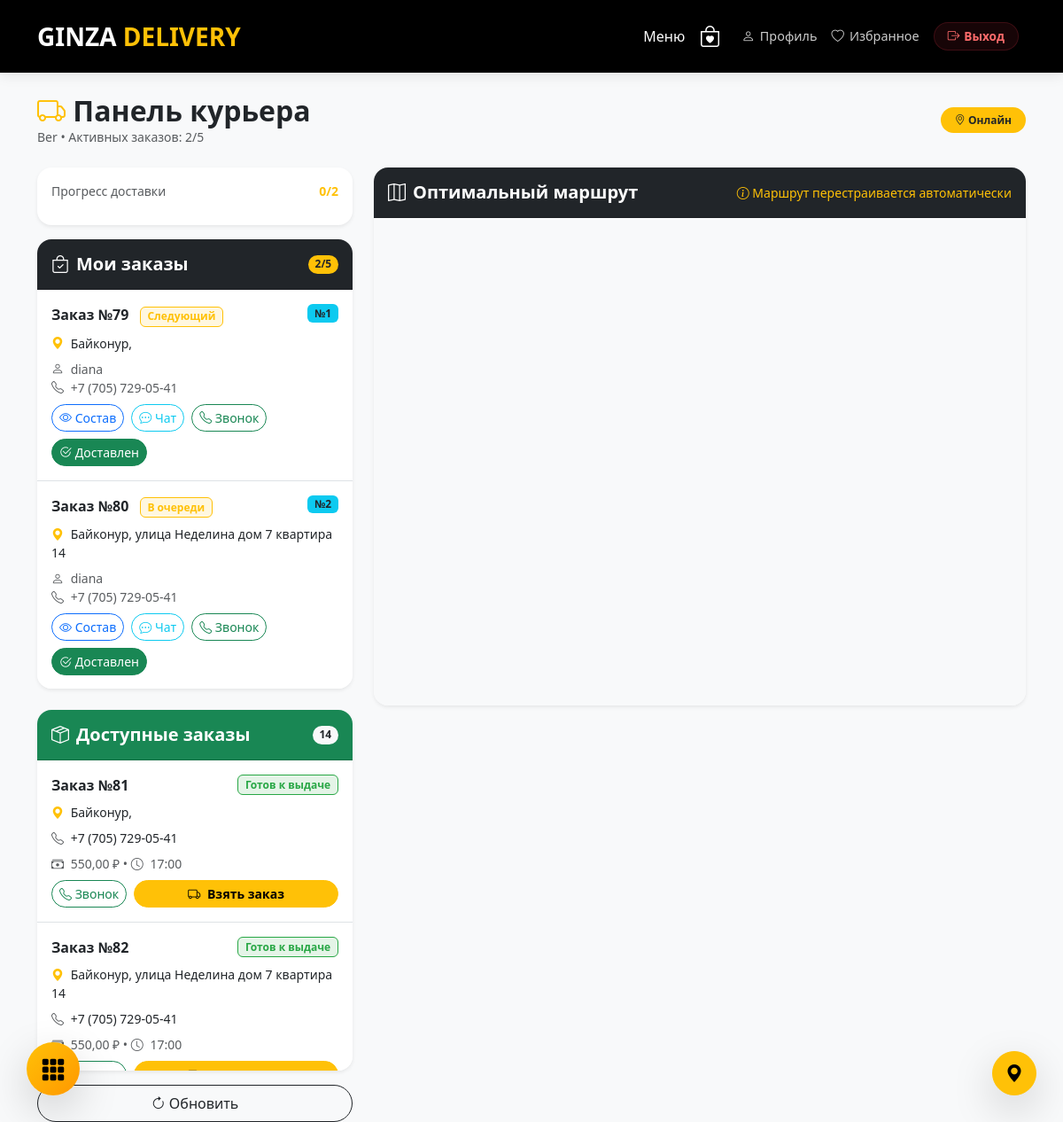
The page /courier/map/ (signed in) on the database as committed earlier.
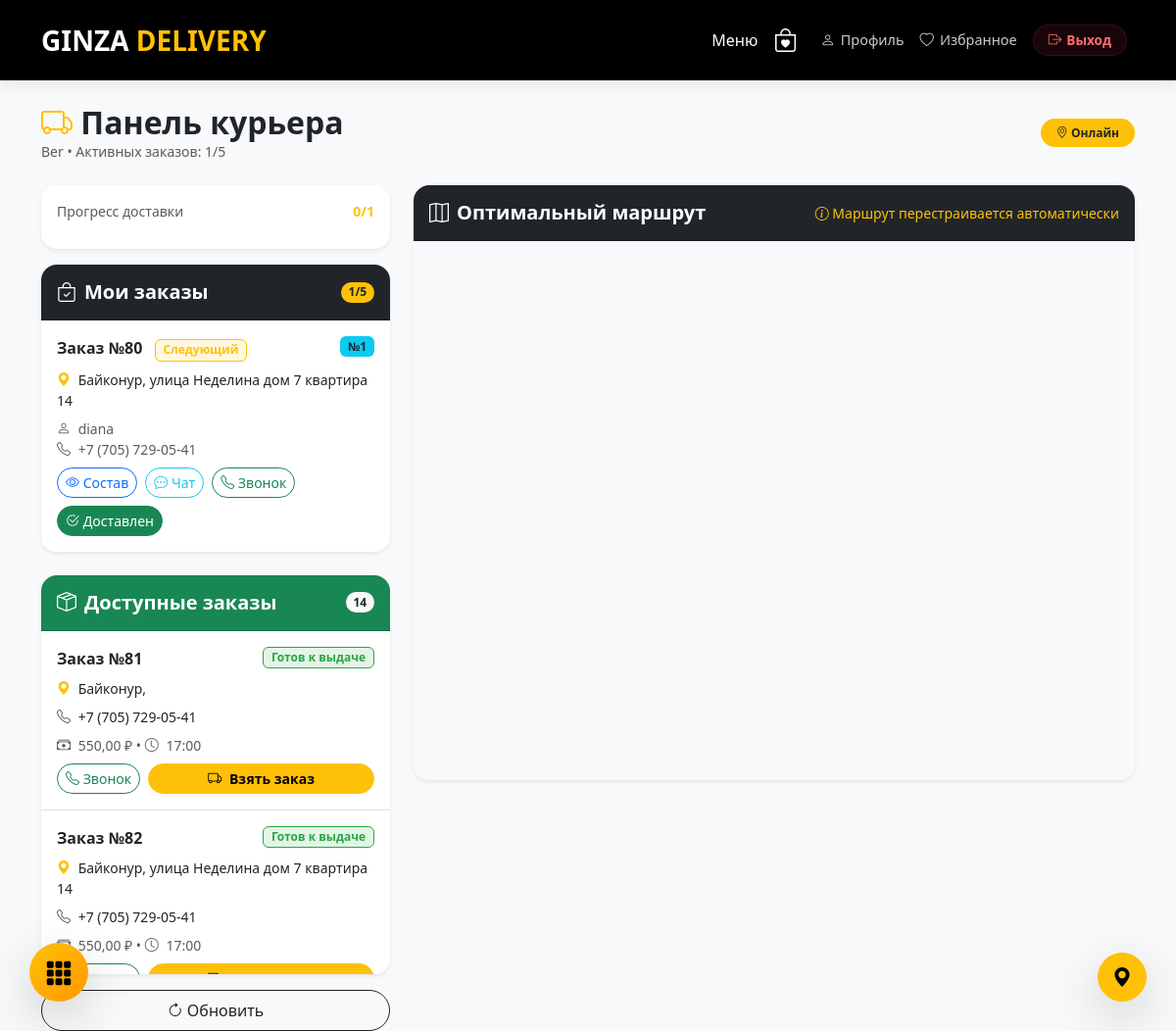
The same page on the database as committed later.
### main/models.py (models this page shows, shortened)
class Order(models.Model):
    STATUS_CHOICES = [
        ('new', 'Новый'),
        ('cooking', 'Готовится'),
        ('ready', 'Готов к выдаче'),
        ('delivering', 'В пути'),
        ('completed', 'Завершен'),
        ('cancelled', 'Отменен')
    ]
    user = models.ForeignKey(User, on_delete=models.CASCADE, related_name='orders')
    courier = models.ForeignKey(
        User,
        on_delete=models.SET_NULL,
        null=True,
        blank=True,
        related_name='deliveries',
        verbose_name="Назначенный доставщик"
    )
    address = models.CharField('Адрес доставки', max_length=500)
    phone = models.CharField('Телефон', max_length=20)
    payment_method = models.CharField('Способ оплаты', max_length=20)
    total_price = models.DecimalField('Общая сумма', max_digits=10, decimal_places=2)
    points_used = models.IntegerField(default=0)
    status = models.CharField('Статус', max_length=20, choices=STATUS_CHOICES, default='new')
    created_at = models.DateTimeField(auto_now_add=True)
    is_operator_viewed = models.BooleanField(default=False, verbose_name="Оператор просмотрел")   # ОДИН РАЗ
    delivery_order_index = models.PositiveSmallIntegerField("Порядок в маршруте", default=0)
    payment_id = models.CharField('ID транзакции ЮKassa', max_length=255, null=True, blank=True)
    is_paid = models.BooleanField('Оплачено', default=False)
    fiscal_fd = models.CharField('Номер ФД', max_length=20, null=True, blank=True)
    fiscal_fp = models.CharField('Фискальный признак ФП', max_length=20, null=True, blank=True)
    fiscal_fn = models.CharField('Номер ФН', max_length=30, null=True, blank=True)
    fiscal_kkt = models.CharField('Имя ККТ', max_length=100, null=True, blank=True)
    delivery_time = models.DateTimeField(
        verbose_name="Желаемое время доставки",
        null=True, blank=True,
        help_text="Выберите дату и время, когда вам удобно получить заказ"
    )
    lat = models.FloatField("Широта адреса доставки", null=True, blank=True, help_text="Автоматически определятся при создании заказа")
    lng = models.FloatField("Долгота адреса доставки", null=True, blank=True)
    route_order = models.PositiveSmallIntegerField(
        "Порядок в оптимальном маршруте",
        default=0,
        help_text="Рассчитывается автоматически для курьера"
    )
    class Meta:
        verbose_name = 'Заказ'
        verbose_name_plural = 'Заказы'
        indexes = [
            models.Index(fields=['status', 'courier', 'route_order']),
        ]

class Profile(models.Model):
    ROLE_CHOICES = [
        ('client', 'Клиент'),
        ('courier', 'Доставщик'),
    ]
    user = models.OneToOneField(User, on_delete=models.CASCADE, verbose_name="Пользователь")
    role = models.CharField("Роль", max_length=10, choices=ROLE_CHOICES, default='client')
    phone = models.CharField(max_length=20, blank=True, null=True, verbose_name="Телефон")
    address = models.TextField(blank=True, null=True, verbose_name="Основной адрес доставки")
    points = models.IntegerField(default=0, verbose_name="Бонусные баллы")
    is_online = models.BooleanField(default=False, verbose_name="Онлайн")
    last_lat = models.FloatField(null=True, blank=True)
    last_lng = models.FloatField(null=True, blank=True)
    last_updated = models.DateTimeField(null=True, blank=True)
    class Meta:
        verbose_name = 'Профиль'
        verbose_name_plural = 'Профили'

### main/views.py (the view)
# urls.py: path('courier/map/', views.courier_map, name='courier_map'),
def courier_map(request):
    if not request.user.is_authenticated or request.user.profile.role != 'courier':
        return redirect('profile')
    my_orders = Order.objects.filter(courier=request.user, status='delivering').order_by('route_order', 'created_at')
    available_orders = Order.objects.filter(status='ready', courier__isnull=True).order_by('created_at')
    delivered_count = Order.objects.filter(
        courier=request.user,
        status='completed',
        created_at__date=timezone.now().date()
    ).count()
    return render(request, 'main/courier_map.html', {
        'my_orders': my_orders,
        'available_orders': available_orders,
        'delivered_count': delivered_count
    })

### main/templates/main/courier_map.html (shortened to what the changed rows need)
{% extends 'base.html' %}
{% load static %}
{% block content %}
<div class="container mt-4">
    <div class="d-flex justify-content-between align-items-center mb-4">
        <div>
            <h2 class="fw-bold mb-0"><i class="bi bi-truck text-warning"></i> Панель курьера</h2>
            <p class="text-muted small mb-0">{{ request.user.username }} • Активных заказов: {{ my_orders|length }}/5</p>
        </div>
    </div>
    <div class="row g-4">
        <div class="col-md-4">
            {% if my_orders %}
            <div class="card shadow-sm border-0 rounded-4 mb-3">
                <div class="card-body p-3">
                    <div class="d-flex justify-content-between mb-2">
                        <small class="text-muted">Прогресс доставки</small>
                        <small class="fw-bold text-warning">{{ delivered_count }}/{{ my_orders|length }}</small>
                    </div>
                </div>
            </div>
            {% endif %}
            <div class="card shadow-sm mb-4 border-0 rounded-4 overflow-hidden">
                <div class="card-header bg-dark text-white d-flex justify-content-between align-items-center py-3">
                    <h5 class="mb-0 fw-bold"><i class="bi bi-bag-check me-2"></i>Мои заказы</h5>
                    <span class="badge bg-warning text-dark rounded-pill">{{ my_orders|length }}/5</span>
                </div>
                <div class="list-group list-group-flush" style="max-height: 450px; overflow-y: auto;">
                    {% for order in my_orders %}
                    <div class="list-group-item order-card p-3" onclick="selectOrder({{ order.id }})">
                        <div class="d-flex justify-content-between align-items-start mb-2">
                            <div>
                                <span class="fw-bold">Заказ №{{ order.id }}</span>
                                <span class="badge status-delivering ms-2">
                                    {% if forloop.first %}Следующий{% else %}В очереди{% endif %}
                                </span>
                            </div>
                            <span class="badge bg-info text-dark">№{{ forloop.counter }}</span>
                        </div>
                        <p class="small mb-2 text-dark">
                            <i class="bi bi-geo-alt-fill text-warning me-1"></i> {{ order.address|truncatechars:50 }}
                        </p>
                        <p class="small text-muted mb-2">
                            <i class="bi bi-person me-1"></i> {{ order.user.username }}<br>
                            <i class="bi bi-telephone me-1"></i>
                            <a href="tel:{{ order.user.profile.phone|default:order.phone|cut:' '|cut:'('|cut:')'|cut:'-' }}" class="text-decoration-none text-muted">
                                {{ order.user.profile.phone|default:order.phone }}
                            </a>
                        </p>
                        <div class="d-flex gap-2 mt-2 flex-wrap">
                            <button class="btn btn-sm btn-outline-primary rounded-pill" onclick="event.stopPropagation(); showOrderDetails({{ order.id }})">
                                <i class="bi bi-eye"></i> Состав
                            </button>
                            <button class="btn btn-sm btn-outline-info rounded-pill" onclick="event.stopPropagation(); openChat({{ order.id }}, '{{ order.user.username|escapejs }}')">
                                <i class="bi bi-chat-dots"></i> Чат
                            </button>
                            <a href="tel:{{ order.user.profile.phone|default:order.phone|cut:' '|cut:'('|cut:')'|cut:'-' }}" class="btn btn-sm btn-outline-success rounded-pill" onclick="event.stopPropagation()">
                                <i class="bi bi-telephone"></i> Звонок
                            </a>
                            <form action="{% url 'courier_complete_order' order.id %}" method="post" class="d-inline" onsubmit="event.stopPropagation()">
                                <button type="submit" class="btn btn-sm btn-success rounded-pill">
                                    <i class="bi bi-check2-circle"></i> Доставлен
                                </button>
                            </form>
                        </div>
                    </div>
                    {% empty %}
                    <div class="p-5 text-center text-muted">
                        <i class="bi bi-box-seam fs-1 opacity-25"></i>
                        <p class="mt-2 mb-0">Нет активных заказов</p>
                    </div>
                    {% endfor %}
                </div>
            </div>
            <div class="card shadow-sm border-0 rounded-4 overflow-hidden">
                <div id="available-orders-container" class="list-group list-group-flush" style="max-height: 350px; overflow-y: auto;">
                    {% for order in available_orders %}
                    <div class="list-group-item p-3" data-order-id="{{ order.id }}">
                        <div class="d-flex justify-content-between align-items-start mb-2">
                            <span class="fw-bold">Заказ №{{ order.id }}</span>
                            <span class="badge status-ready">Готов к выдаче</span>
                        </div>
                        <p class="small mb-2"><i class="bi bi-geo-alt-fill text-warning me-1"></i> {{ order.address|truncatechars:50 }}</p>
                        <p class="small mb-2">
                            <i class="bi bi-telephone text-muted me-1"></i>
                            {{ order.user.profile.phone|default:order.phone }}
                        </p>
                        <p class="small text-muted mb-2">
                            <i class="bi bi-cash-stack me-1"></i> {{ order.total_price }} ₽ • <i class="bi bi-clock me-1"></i> {{ order.created_at|date:"H:i" }}
                        </p>
                        <div class="d-flex gap-2 mt-2">
                            <a href="tel:{{ order.user.profile.phone|default:order.phone|cut:' '|cut:'('|cut:')'|cut:'-' }}" class="btn btn-sm btn-outline-success rounded-pill">
                                <i class="bi bi-telephone"></i> Звонок
                            </a>
                            <a href="{% url 'courier_take_order' order.id %}" class="btn btn-warning btn-sm rounded-pill fw-bold flex-grow-1">
                                <i class="bi bi-truck me-1"></i> Взять заказ
                            </a>
                        </div>
                    </div>
                    {% empty %}
                    <div class="p-5 text-center text-muted">
                        <i class="bi bi-inbox fs-1 opacity-25"></i>
                        <p class="mt-2 mb-0">Нет доступных заказов</p>
                    </div>
                    {% endfor %}
                </div>
            </div>
        </div>
    </div>
</div>
{% endblock %}

Rows that differ between the two databases and show on the page:
no longer on this page (row edited): Order: id "79", shows "Следующий", address "Байконур,", user.username "diana", user.profile.phone "+7 (705) 729-05-41", shown under "Мои заказы"
computed for Order "diana": text "В очереди" → "Следующий"
Other text that changed with them:
{{ my_orders|length }}: "2" → "1"
